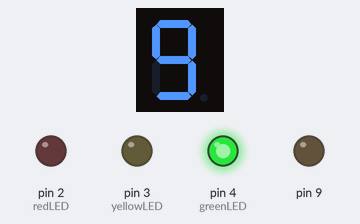
Simulated run of this sketch. Board: Arduino Uno, built with avr-gcc and run on an emulated ATmega328P. Shown: 1-digit seven-segment display, output pins drawn as LEDs (lit = HIGH). Wiring (inferred from the names in the program): 1-digit 7-segment display, segments lit when HIGH: segments pin 6, pin 7, pin 8, pin 12, pin 11, pin 5, pin 10. The segment pins are drawn as the display they are named for; pins used as bus, display or sensor lines are not drawn.

Above: at 1.1 s.
At 5.1 s:
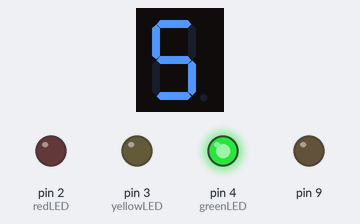
At 10.1 s:
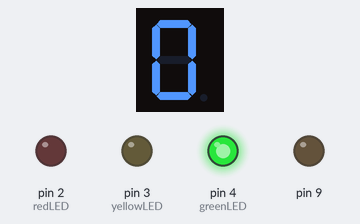
At 20.1 s:
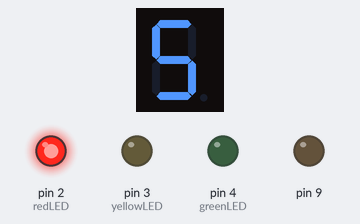
At 29.1 s:
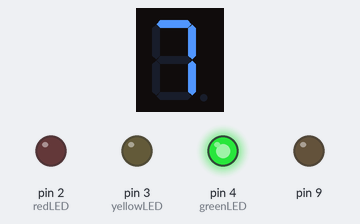
At 39.1 s:
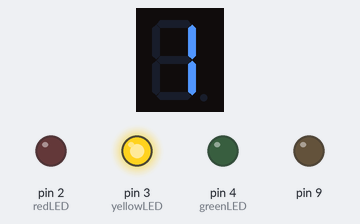
Timing chart, 0 to 40.0 s (numbered marks = the images above):
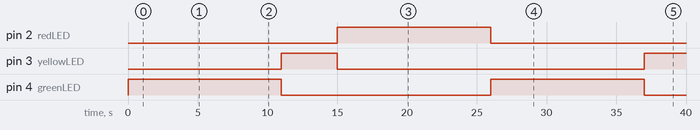

Measured:
- by itself, pin 2 (redLED): LOW → HIGH at 15.0 s, → LOW 11.0 s later
- by itself, pin 3 (yellowLED): LOW → HIGH at 11.0 s, → LOW 4.0 s later, → HIGH 22.0 s later
- by itself, pin 4 (greenLED): alternates HIGH for 11.0 s and LOW for 15.0 s
- what the display in image 0 shows lasts 1.0 s, from 1.0 s to 2.0 s

The sketch:

traffic_light.ino
```cpp
/* This script mimics a real-world traffic light using one 7-segment display and 3 LEDs.
Like in the real-world, there are three colors: green, yellow, and red.
The maximum countdown is 10s. If we add another 7-segment diplay, we can increase that time. */


#define segA 6   // connecting segment A
#define segB 7   // connecting segment B
#define segC 8   // connecting segment C
#define segD 12  // connecting segment D
#define segE 11  // connecting segment E
#define segF 5   // connecting segment F
#define segG 10  // connecting segment G

int redLED = 2;
int yellowLED = 3;
int greenLED = 4;

int redTime_in_seconds = 10;    // red light for 10s
int yellowTime_in_seconds = 3;  // yellow light for 3s
int greenTime_in_seconds = 10;  // green light for 10s


void setup() {
  for (int i = 2; i < 13; i++) {
    pinMode(i, OUTPUT);  // all pins are output
  }
}


void loop() {
  // green light
  digitalWrite(greenLED, 1);
  digitalWrite(yellowLED, 0);
  digitalWrite(redLED, 0);
  countdown(greenTime_in_seconds);
    // end green light

    // yellow light
    digitalWrite(greenLED, 0);
  digitalWrite(yellowLED, 1);
  digitalWrite(redLED, 0);
  countdown(yellowTime_in_seconds);
    // end yellow light

    // red light
    digitalWrite(greenLED, 0);
  digitalWrite(yellowLED, 0);
  digitalWrite(redLED, 1);
  countdown(redTime_in_seconds);
  // end red light
}


// function to show '0' on the display
void zero() {
  digitalWrite(segA, HIGH);
  digitalWrite(segB, HIGH);
  digitalWrite(segC, HIGH);
  digitalWrite(segD, HIGH);
  digitalWrite(segE, HIGH);
  digitalWrite(segF, HIGH);
  digitalWrite(segG, LOW);
}


// function to show '1' on the display
void one() {
  digitalWrite(segA, LOW);
  digitalWrite(segB, HIGH);
  digitalWrite(segC, HIGH);
  digitalWrite(segD, LOW);
  digitalWrite(segE, LOW);
  digitalWrite(segF, LOW);
  digitalWrite(segG, LOW);
}


// function to show '2' on the display
void two() {
  digitalWrite(segA, HIGH);
  digitalWrite(segB, HIGH);
  digitalWrite(segC, LOW);
  digitalWrite(segD, HIGH);
  digitalWrite(segE, HIGH);
  digitalWrite(segF, LOW);
  digitalWrite(segG, HIGH);
}


// function to show '3' on the display
void three() {
  digitalWrite(segA, HIGH);
  digitalWrite(segB, HIGH);
  digitalWrite(segC, HIGH);
  digitalWrite(segD, HIGH);
  digitalWrite(segE, LOW);
  digitalWrite(segF, LOW);
  digitalWrite(segG, HIGH);
}


// function to show '4' on the display
void four() {
  digitalWrite(segA, LOW);
  digitalWrite(segB, HIGH);
  digitalWrite(segC, HIGH);
  digitalWrite(segD, LOW);
  digitalWrite(segE, LOW);
  digitalWrite(segF, HIGH);
  digitalWrite(segG, HIGH);
}


// function to show '5' on the display
void five() {
  digitalWrite(segA, HIGH);
  digitalWrite(segB, LOW);
  digitalWrite(segC, HIGH);
  digitalWrite(segD, HIGH);
  digitalWrite(segE, LOW);
  digitalWrite(segF, HIGH);
  digitalWrite(segG, HIGH);
}


// function to show '6' on the display
void six() {
  digitalWrite(segA, HIGH);
  digitalWrite(segB, LOW);
  digitalWrite(segC, HIGH);
  digitalWrite(segD, HIGH);
  digitalWrite(segE, HIGH);
  digitalWrite(segF, HIGH);
  digitalWrite(segG, HIGH);
}


// function to show '7' on the display
void seven() {
  digitalWrite(segA, HIGH);
  digitalWrite(segB, HIGH);
  digitalWrite(segC, HIGH);
  digitalWrite(segD, LOW);
  digitalWrite(segE, LOW);
  digitalWrite(segF, LOW);
  digitalWrite(segG, LOW);
}


// function to show '8' on the display
void eight() {
  digitalWrite(segA, HIGH);
  digitalWrite(segB, HIGH);
  digitalWrite(segC, HIGH);
  digitalWrite(segD, HIGH);
  digitalWrite(segE, HIGH);
  digitalWrite(segF, HIGH);
  digitalWrite(segG, HIGH);
}


// function to show '9' on the display
void nine() {
  digitalWrite(segA, HIGH);
  digitalWrite(segB, HIGH);
  digitalWrite(segC, HIGH);
  digitalWrite(segD, HIGH);
  digitalWrite(segE, LOW);
  digitalWrite(segF, HIGH);
  digitalWrite(segG, HIGH);
}


// function to reset display
void DisplayOff() {
  digitalWrite(segA, 0);
  digitalWrite(segB, 0);
  digitalWrite(segC, 0);
  digitalWrite(segD, 0);
  digitalWrite(segE, 0);
  digitalWrite(segF, 0);
  digitalWrite(segG, 0);
}


// function to show a corresponding number on the display
void displayNumber(int num) {
  switch (num) {
    case 0: zero(); break;
    case 1: one(); break;
    case 2: two(); break;
    case 3: three(); break;
    case 4: four(); break;
    case 5: five(); break;
    case 6: six(); break;
    case 7: seven(); break;
    case 8: eight(); break;
    case 9: nine(); break;
  }
}


// function to count seconds like traffic light
void countdown(int seconds) {
  for (int i = seconds; i >= 0; i--) {
    displayNumber(i);
    delay(1000);
    DisplayOff();
  }
}
```
